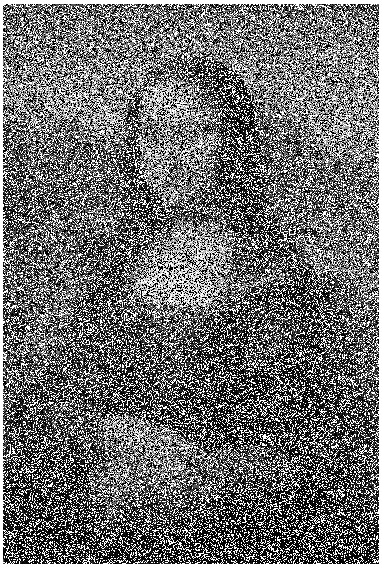
#> input picture filters/mona_lisa.jpg, 382 x 568 px
$ python Median_and_biliteral_filters.py
#> lines starting #> are read from the running program, lines starting #| are printed output that depends on the picture
# Import Libraries.
import cv2
import matplotlib.pyplot as plt

# Load an images with Salt and pepper noise.
img1 = cv2.imread('mona_lisa.jpg')
#> img1 is the input picture: shape (568, 382, 3); min 0, max 255, mean 110.5
img2 = cv2.imread('ice-flakes-microscopy-salt-and-pepper-noise.jpg')
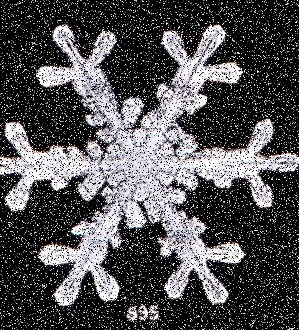
#> input picture filters/ice-flakes-microscopy-salt-and-pepper-noise.jpg, 299 x 330 px
#> img2 is the input picture: shape (330, 299, 3); mean B, G, R 83.9, 81.6, 82.8

# Apply median filter.
img1_median = cv2.medianBlur(img1, 9)
img2_median = cv2.medianBlur(img2, 3)

# Apply Gaussian filter for comparison.
img1_gaussian = cv2.GaussianBlur(img1, (5, 5), cv2.BORDER_DEFAULT)
img2_gaussian = cv2.GaussianBlur(img2, (5, 5), cv2.BORDER_DEFAULT)
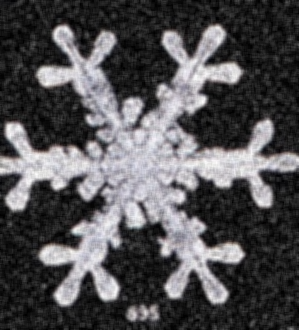
#> img2_gaussian: shape (330, 299, 3); mean B, G, R 83.9, 81.7, 82.8

plt.figure(figsize = (20, 8))
plt.subplot(131); plt.axis('off'); plt.imshow(img1[:,:,::-1]);          plt.title('Original Image with Salt & Pepper Noise')
plt.subplot(132); plt.axis('off'); plt.imshow(img1_gaussian[:,:,::-1]); plt.title('Gaussian filter applied')
plt.subplot(133); plt.axis('off'); plt.imshow(img1_median[:,:,::-1]);   plt.title('Median filter applied')
plt.figure(figsize = (20, 10))
plt.subplot(131); plt.axis('off'); plt.imshow(img2[:,:,::-1]);          plt.title('Original Image with Salt & Pepper Noise')
plt.subplot(132); plt.axis('off'); plt.imshow(img2_gaussian[:,:,::-1]); plt.title('Gaussian filter applied')
plt.subplot(133); plt.axis('off'); plt.imshow(img2_median[:,:,::-1]);   plt.title('Median filter applied')

plt.show()

#apply biliteral filters

# Load image with gaussian noise.
image1 = cv2.imread('mri-skull-20-percent-gaussian-noise.jpg')
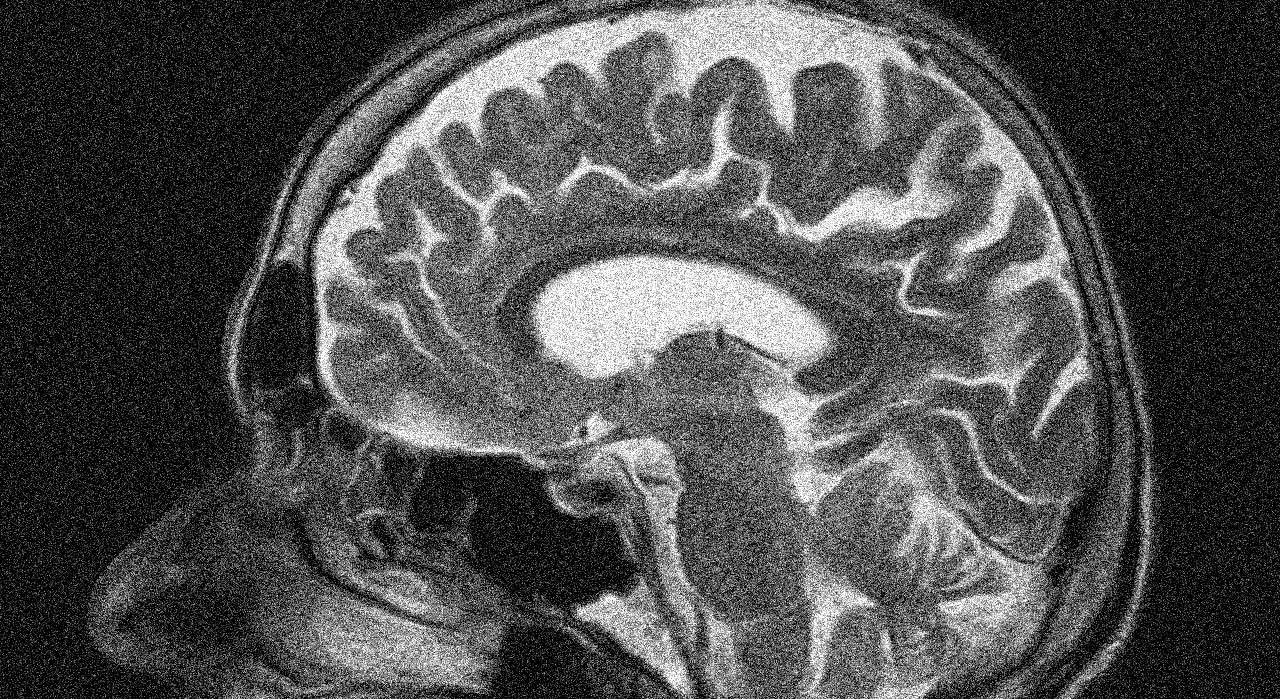
#> input picture filters/mri-skull-20-percent-gaussian-noise.jpg, 1280 x 699 px
#> image1 is the input picture: shape (699, 1280, 3); min 0, max 255, mean 78.8
image2 = cv2.imread('mri-skull-40-percent-gaussian-noise.jpg')
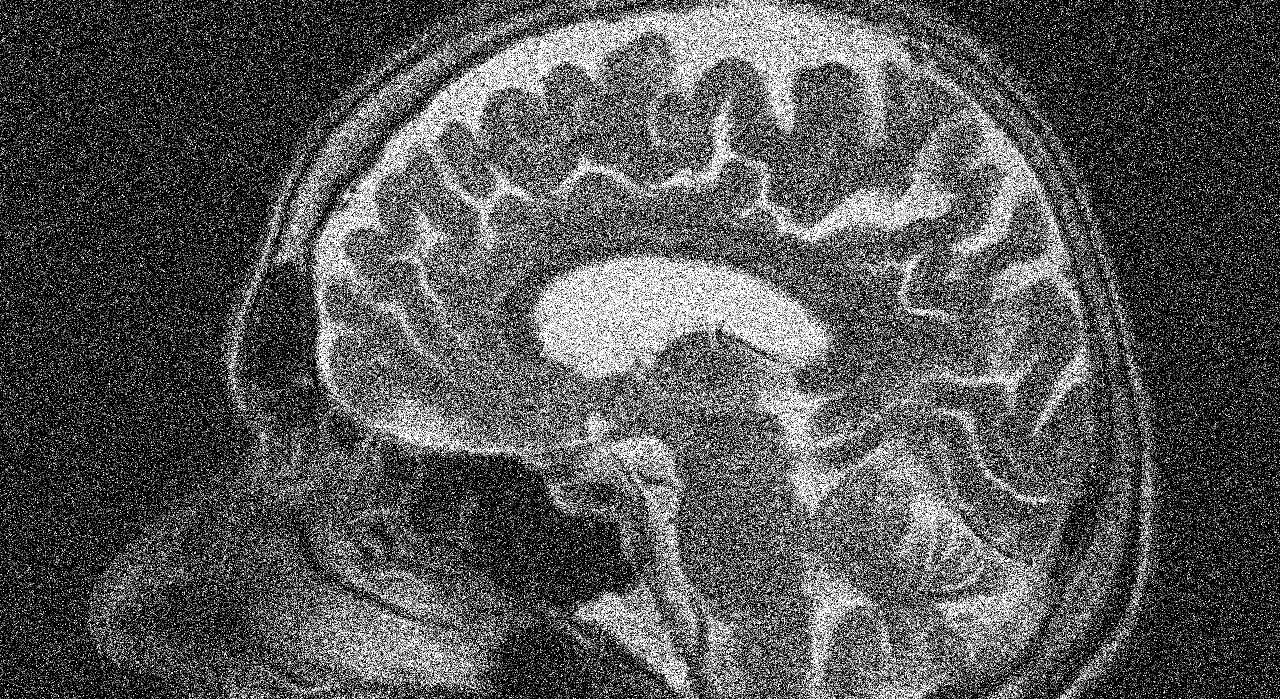
#> input picture filters/mri-skull-40-percent-gaussian-noise.jpg, 1280 x 699 px
#> image2 is the input picture: shape (699, 1280, 3); min 0, max 255, mean 86.5


# diameter of the pixel neighborhood used during filtering.
dia = 20

# Larger the value the distant colours will be mixed together
# to produce areas of semi equal colors.
sigmaColor = 200

# Larger the value more the influence of the farther placed pixels
# as long as their colors are close enough.
sigmaSpace = 100

# Apply bilateralFilter.
dst1 = cv2.bilateralFilter(image1, dia, sigmaColor, sigmaSpace)
dst2 = cv2.bilateralFilter(image2, dia, sigmaColor, sigmaSpace)

plt.figure(figsize = (20, 12))
plt.subplot(221); plt.axis('off'); plt.imshow(image1[:,:,::-1]); plt.title("Image with 20% gaussian noise")
plt.subplot(222); plt.axis('off'); plt.imshow(dst1[:,:,::-1]);   plt.title("Bilateral blur Result")
plt.subplot(223); plt.axis('off'); plt.imshow(image2[:,:,::-1]); plt.title("Image with 40% gaussian noise")
plt.subplot(224); plt.axis('off'); plt.imshow(dst2[:,:,::-1]);   plt.title("Bilateral blur Result")

plt.show()

# application of biliteral filters as skin smoothing filters(as used in social media applications)

# Load images.
img1 = cv2.imread('face-original.jpg')
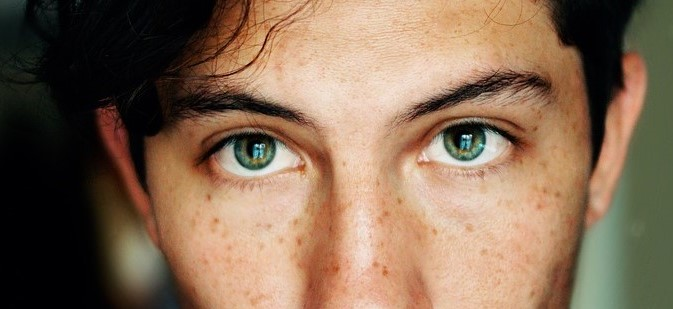
#> input picture filters/face-original.jpg, 673 x 309 px
#> img1 is the input picture: shape (309, 673, 3); mean B, G, R 84.4, 106.7, 132.5
img2 = cv2.imread('girl-skin.jpg')
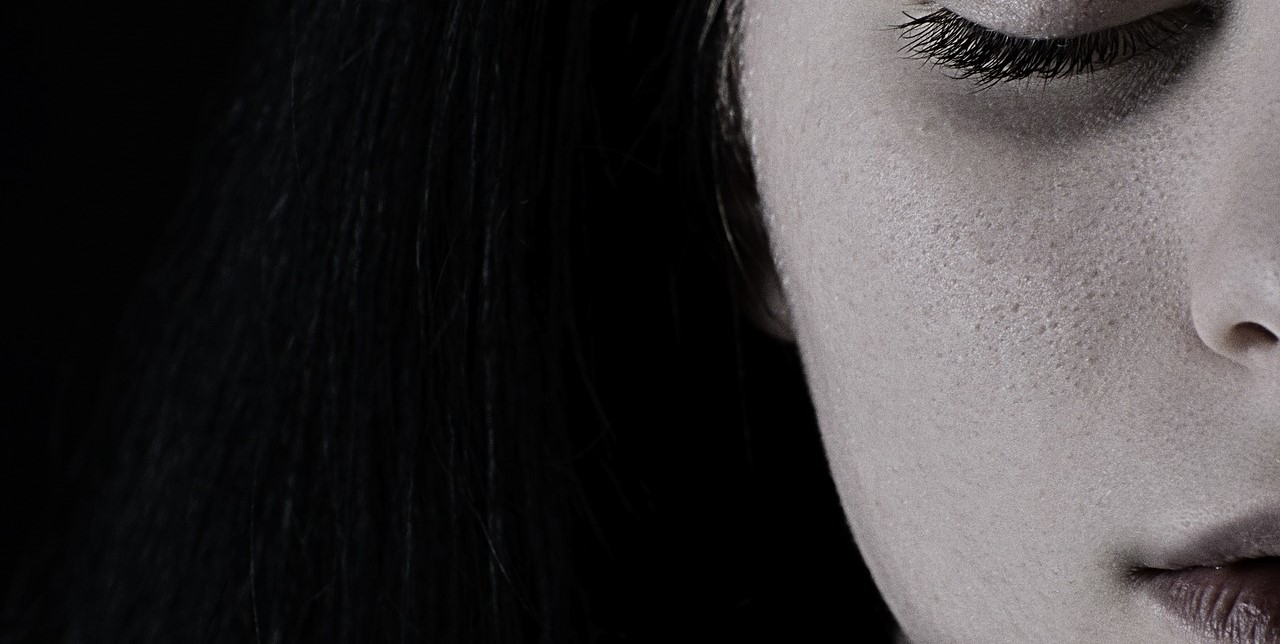
#> input picture filters/girl-skin.jpg, 1280 x 644 px
#> img2 is the input picture: shape (644, 1280, 3); mean B, G, R 55.3, 54.4, 57.1

# Apply Gaussian filter for comparison.
img1_gaussian = cv2.GaussianBlur(img1, (5,5), cv2.BORDER_DEFAULT)
#> img1_gaussian: shape (309, 673, 3)
img2_gaussian = cv2.GaussianBlur(img2, (5,5), cv2.BORDER_DEFAULT)
#> img2_gaussian: shape (644, 1280, 3)

# Apply bilateralFilter.
img1_bilateral = cv2.bilateralFilter(img1, d = 25, sigmaColor = 90, sigmaSpace = 40)
img2_bilateral = cv2.bilateralFilter(img2, d = 30, sigmaColor = 65, sigmaSpace = 15)

# Display.
plt.figure(figsize = (18, 15))
plt.subplot(321); plt.axis('off'); plt.imshow(img1[:,:,::-1]);           plt.title('Image1')
plt.subplot(322); plt.axis('off'); plt.imshow(img2[:,:,::-1]);           plt.title('Image2')
plt.subplot(323); plt.axis('off'); plt.imshow(img1_gaussian[:,:,::-1]);  plt.title('Gaussian Filter')
plt.subplot(324); plt.axis('off'); plt.imshow(img2_gaussian[:,:,::-1]);  plt.title('Gaussian Filter')
plt.subplot(325); plt.axis('off'); plt.imshow(img1_bilateral[:,:,::-1]); plt.title('Bilateral Filter')
plt.subplot(326); plt.axis('off'); plt.imshow(img2_bilateral[:,:,::-1]); plt.title('Bilateral Filter')

plt.show()
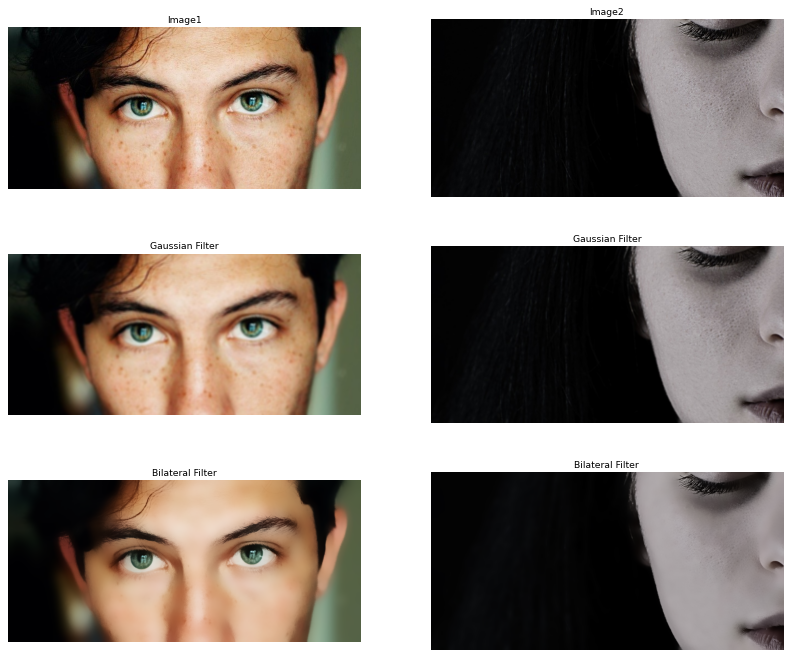
#> figure drawn by matplotlib, 6 panels
